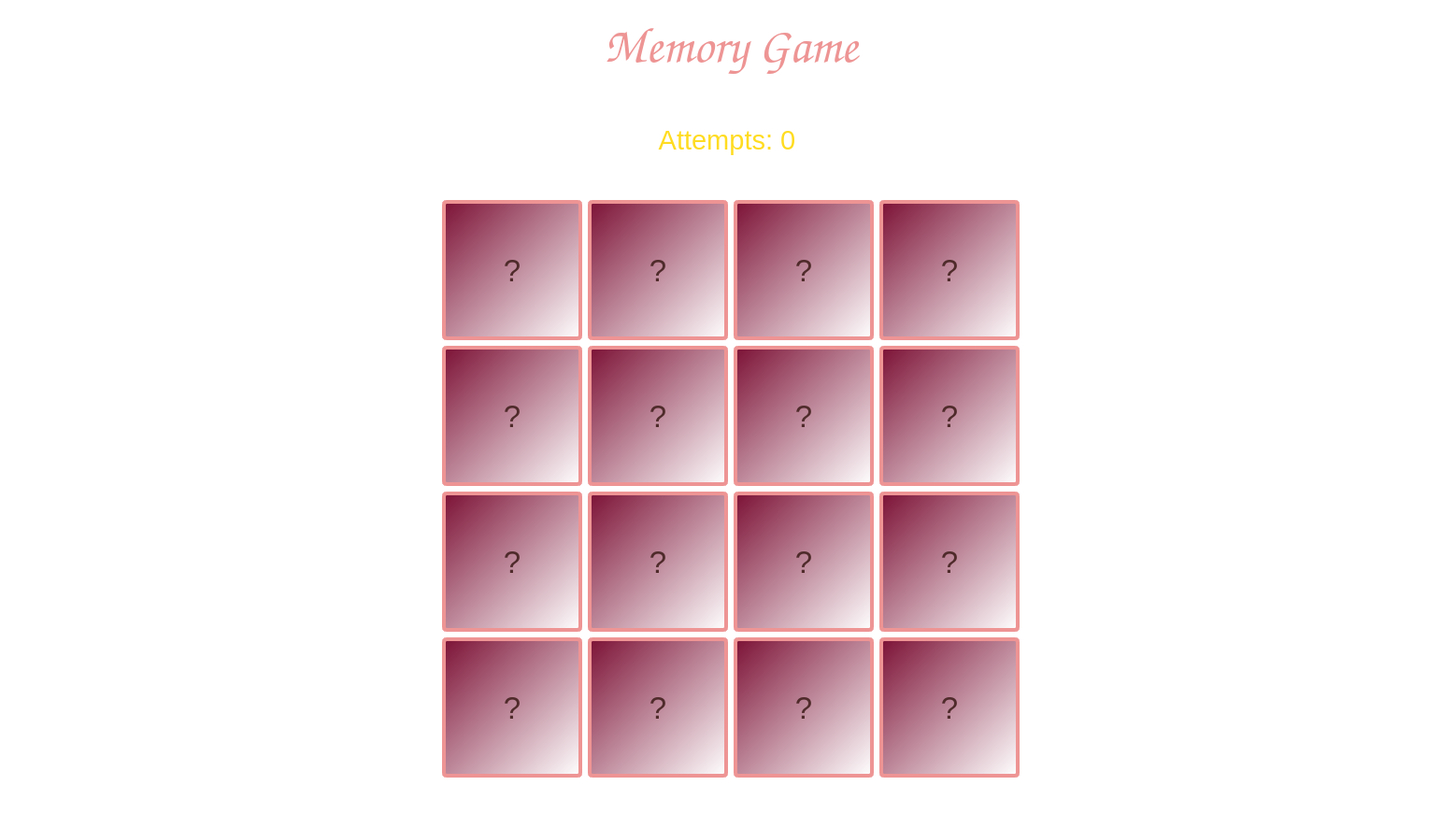
<?xml version="1.0" encoding="UTF-8"?>
<ui version="4.0">
 <class>MainWindow</class>
 <widget class="QMainWindow" name="MainWindow">
  <property name="geometry">
   <rect>
    <x>0</x>
    <y>0</y>
    <width>1558</width>
    <height>871</height>
   </rect>
  </property>
  <property name="sizePolicy">
   <sizepolicy hsizetype="Fixed" vsizetype="Fixed">
    <horstretch>0</horstretch>
    <verstretch>0</verstretch>
   </sizepolicy>
  </property>
  <property name="minimumSize">
   <size>
    <width>0</width>
    <height>0</height>
   </size>
  </property>
  <property name="maximumSize">
   <size>
    <width>16777215</width>
    <height>16777215</height>
   </size>
  </property>
  <property name="windowTitle">
   <string>MainWindow</string>
  </property>
  <property name="styleSheet">
   <string notr="true">background-color: rgb(255, 255, 255);</string>
  </property>
  <widget class="QWidget" name="centralwidget">
   <property name="sizePolicy">
    <sizepolicy hsizetype="Preferred" vsizetype="Preferred">
     <horstretch>0</horstretch>
     <verstretch>0</verstretch>
    </sizepolicy>
   </property>
   <widget class="QWidget" name="verticalLayoutWidget">
    <property name="geometry">
     <rect>
      <x>470</x>
      <y>-10</y>
      <width>624</width>
      <height>928</height>
     </rect>
    </property>
    <layout class="QGridLayout" name="gridLayout_2">
     <property name="topMargin">
      <number>0</number>
     </property>
     <property name="bottomMargin">
      <number>0</number>
     </property>
     <item row="0" column="0">
      <spacer name="verticalSpacer_4">
       <property name="orientation">
        <enum>Qt::Vertical</enum>
       </property>
       <property name="sizeType">
        <enum>QSizePolicy::Fixed</enum>
       </property>
       <property name="sizeHint" stdset="0">
        <size>
         <width>20</width>
         <height>20</height>
        </size>
       </property>
      </spacer>
     </item>
     <item row="9" column="0">
      <layout class="QGridLayout" name="gridLayout_3">
       <property name="topMargin">
        <number>0</number>
       </property>
       <property name="bottomMargin">
        <number>0</number>
       </property>
       <item row="0" column="0">
        <widget class="QPushButton" name="pushButton_restart">
         <property name="sizePolicy">
          <sizepolicy hsizetype="Fixed" vsizetype="Fixed">
           <horstretch>0</horstretch>
           <verstretch>0</verstretch>
          </sizepolicy>
         </property>
         <property name="minimumSize">
          <size>
           <width>250</width>
           <height>60</height>
          </size>
         </property>
         <property name="font">
          <font>
           <pointsize>26</pointsize>
          </font>
         </property>
         <property name="cursor">
          <cursorShape>OpenHandCursor</cursorShape>
         </property>
         <property name="styleSheet">
          <string notr="true">border: 4px solid;
border-radius: 5px;
background-color: qlineargradient(spread:pad, x1:0, y1:0, x2:1, y2:1, stop:0 rgba(124, 17, 53, 255), stop:1 rgba(255, 255, 255, 255));
color: rgb(79, 43, 43);
border-color: rgb(238, 148, 148);
</string>
         </property>
         <property name="text">
          <string>RESTART </string>
         </property>
         <property name="iconSize">
          <size>
           <width>80</width>
           <height>80</height>
          </size>
         </property>
        </widget>
       </item>
      </layout>
     </item>
     <item row="4" column="0">
      <widget class="QLabel" name="label_2">
       <property name="font">
        <font>
         <pointsize>22</pointsize>
        </font>
       </property>
       <property name="styleSheet">
        <string notr="true">color: rgb(255, 220, 33);</string>
       </property>
       <property name="text">
        <string>Attempts: 0 </string>
       </property>
       <property name="alignment">
        <set>Qt::AlignCenter</set>
       </property>
      </widget>
     </item>
     <item row="2" column="0">
      <spacer name="verticalSpacer_3">
       <property name="orientation">
        <enum>Qt::Vertical</enum>
       </property>
       <property name="sizeType">
        <enum>QSizePolicy::Fixed</enum>
       </property>
       <property name="sizeHint" stdset="0">
        <size>
         <width>20</width>
         <height>20</height>
        </size>
       </property>
      </spacer>
     </item>
     <item row="1" column="0">
      <widget class="QLabel" name="label">
       <property name="font">
        <font>
         <family>Z003</family>
         <pointsize>40</pointsize>
         <italic>true</italic>
         <bold>true</bold>
        </font>
       </property>
       <property name="styleSheet">
        <string notr="true">color: rgb(238, 148, 148)</string>
       </property>
       <property name="text">
        <string>Memory Game</string>
       </property>
       <property name="alignment">
        <set>Qt::AlignCenter</set>
       </property>
      </widget>
     </item>
     <item row="6" column="0">
      <spacer name="verticalSpacer_2">
       <property name="orientation">
        <enum>Qt::Vertical</enum>
       </property>
       <property name="sizeType">
        <enum>QSizePolicy::Fixed</enum>
       </property>
       <property name="sizeHint" stdset="0">
        <size>
         <width>20</width>
         <height>20</height>
        </size>
       </property>
      </spacer>
     </item>
     <item row="7" column="0">
      <layout class="QVBoxLayout" name="verticalLayout_2">
       <item>
        <layout class="QGridLayout" name="gridLayout">
         <property name="spacing">
          <number>6</number>
         </property>
         <item row="0" column="3">
          <widget class="QPushButton" name="pushButton_1">
           <property name="sizePolicy">
            <sizepolicy hsizetype="Fixed" vsizetype="Fixed">
             <horstretch>0</horstretch>
             <verstretch>0</verstretch>
            </sizepolicy>
           </property>
           <property name="minimumSize">
            <size>
             <width>150</width>
             <height>150</height>
            </size>
           </property>
           <property name="font">
            <font>
             <pointsize>25</pointsize>
            </font>
           </property>
           <property name="cursor">
            <cursorShape>OpenHandCursor</cursorShape>
           </property>
           <property name="styleSheet">
            <string notr="true">border: 4px solid;
border-radius: 5px;
background-color: qlineargradient(spread:pad, x1:0, y1:0, x2:1, y2:1, stop:0 rgba(124, 17, 53, 255), stop:1 rgba(255, 255, 255, 255));
color: rgb(79, 43, 43);
border-color: rgb(238, 148, 148);
</string>
           </property>
           <property name="text">
            <string>?</string>
           </property>
          </widget>
         </item>
         <item row="1" column="3">
          <widget class="QPushButton" name="pushButton_5">
           <property name="sizePolicy">
            <sizepolicy hsizetype="Fixed" vsizetype="Fixed">
             <horstretch>0</horstretch>
             <verstretch>0</verstretch>
            </sizepolicy>
           </property>
           <property name="minimumSize">
            <size>
             <width>150</width>
             <height>150</height>
            </size>
           </property>
           <property name="font">
            <font>
             <pointsize>25</pointsize>
            </font>
           </property>
           <property name="cursor">
            <cursorShape>OpenHandCursor</cursorShape>
           </property>
           <property name="styleSheet">
            <string notr="true">border: 4px solid;
border-radius: 5px;
background-color: qlineargradient(spread:pad, x1:0, y1:0, x2:1, y2:1, stop:0 rgba(124, 17, 53, 255), stop:1 rgba(255, 255, 255, 255));
color: rgb(79, 43, 43);
border-color: rgb(238, 148, 148);


</string>
           </property>
           <property name="text">
            <string>?</string>
           </property>
          </widget>
         </item>
         <item row="0" column="0">
          <widget class="QPushButton" name="pushButton_4">
           <property name="sizePolicy">
            <sizepolicy hsizetype="Fixed" vsizetype="Fixed">
             <horstretch>0</horstretch>
             <verstretch>0</verstretch>
            </sizepolicy>
           </property>
           <property name="minimumSize">
            <size>
             <width>150</width>
             <height>150</height>
            </size>
           </property>
           <property name="font">
            <font>
             <pointsize>25</pointsize>
            </font>
           </property>
           <property name="cursor">
            <cursorShape>OpenHandCursor</cursorShape>
           </property>
           <property name="styleSheet">
            <string notr="true">border: 4px solid;
border-radius: 5px;
background-color: qlineargradient(spread:pad, x1:0, y1:0, x2:1, y2:1, stop:0 rgba(124, 17, 53, 255), stop:1 rgba(255, 255, 255, 255));
color: rgb(79, 43, 43);
border-color: rgb(238, 148, 148);
</string>
           </property>
           <property name="text">
            <string>?</string>
           </property>
          </widget>
         </item>
         <item row="0" column="2">
          <widget class="QPushButton" name="pushButton_2">
           <property name="sizePolicy">
            <sizepolicy hsizetype="Fixed" vsizetype="Fixed">
             <horstretch>0</horstretch>
             <verstretch>0</verstretch>
            </sizepolicy>
           </property>
           <property name="minimumSize">
            <size>
             <width>150</width>
             <height>150</height>
            </size>
           </property>
           <property name="font">
            <font>
             <pointsize>25</pointsize>
            </font>
           </property>
           <property name="cursor">
            <cursorShape>OpenHandCursor</cursorShape>
           </property>
           <property name="styleSheet">
            <string notr="true">border: 4px solid;
border-radius: 5px;
background-color: qlineargradient(spread:pad, x1:0, y1:0, x2:1, y2:1, stop:0 rgba(124, 17, 53, 255), stop:1 rgba(255, 255, 255, 255));
color: rgb(79, 43, 43);
border-color: rgb(238, 148, 148);

</string>
           </property>
           <property name="text">
            <string>?</string>
           </property>
          </widget>
         </item>
         <item row="2" column="3">
          <widget class="QPushButton" name="pushButton_9">
           <property name="sizePolicy">
            <sizepolicy hsizetype="Fixed" vsizetype="Fixed">
             <horstretch>0</horstretch>
             <verstretch>0</verstretch>
            </sizepolicy>
           </property>
           <property name="minimumSize">
            <size>
             <width>150</width>
             <height>150</height>
            </size>
           </property>
           <property name="font">
            <font>
             <pointsize>25</pointsize>
            </font>
           </property>
           <property name="cursor">
            <cursorShape>OpenHandCursor</cursorShape>
           </property>
           <property name="styleSheet">
            <string notr="true">border: 4px solid;
border-radius: 5px;
background-color: qlineargradient(spread:pad, x1:0, y1:0, x2:1, y2:1, stop:0 rgba(124, 17, 53, 255), stop:1 rgba(255, 255, 255, 255));
color: rgb(79, 43, 43);
border-color: rgb(238, 148, 148);
</string>
           </property>
           <property name="text">
            <string>?</string>
           </property>
          </widget>
         </item>
         <item row="3" column="0">
          <widget class="QPushButton" name="pushButton_16">
           <property name="sizePolicy">
            <sizepolicy hsizetype="Fixed" vsizetype="Fixed">
             <horstretch>0</horstretch>
             <verstretch>0</verstretch>
            </sizepolicy>
           </property>
           <property name="minimumSize">
            <size>
             <width>150</width>
             <height>150</height>
            </size>
           </property>
           <property name="font">
            <font>
             <pointsize>25</pointsize>
            </font>
           </property>
           <property name="cursor">
            <cursorShape>OpenHandCursor</cursorShape>
           </property>
           <property name="styleSheet">
            <string notr="true">border: 4px solid;
border-radius: 5px;
background-color: qlineargradient(spread:pad, x1:0, y1:0, x2:1, y2:1, stop:0 rgba(124, 17, 53, 255), stop:1 rgba(255, 255, 255, 255));
color: rgb(79, 43, 43);
border-color: rgb(238, 148, 148);

</string>
           </property>
           <property name="text">
            <string>?</string>
           </property>
          </widget>
         </item>
         <item row="3" column="3">
          <widget class="QPushButton" name="pushButton_13">
           <property name="sizePolicy">
            <sizepolicy hsizetype="Fixed" vsizetype="Fixed">
             <horstretch>0</horstretch>
             <verstretch>0</verstretch>
            </sizepolicy>
           </property>
           <property name="minimumSize">
            <size>
             <width>150</width>
             <height>150</height>
            </size>
           </property>
           <property name="maximumSize">
            <size>
             <width>16777215</width>
             <height>16777215</height>
            </size>
           </property>
           <property name="font">
            <font>
             <pointsize>25</pointsize>
            </font>
           </property>
           <property name="cursor">
            <cursorShape>OpenHandCursor</cursorShape>
           </property>
           <property name="styleSheet">
            <string notr="true">border: 4px solid;
border-radius: 5px;
background-color: qlineargradient(spread:pad, x1:0, y1:0, x2:1, y2:1, stop:0 rgba(124, 17, 53, 255), stop:1 rgba(255, 255, 255, 255));
color: rgb(79, 43, 43);
border-color: rgb(238, 148, 148);
</string>
           </property>
           <property name="text">
            <string>?</string>
           </property>
          </widget>
         </item>
         <item row="0" column="1">
          <widget class="QPushButton" name="pushButton_3">
           <property name="sizePolicy">
            <sizepolicy hsizetype="Fixed" vsizetype="Fixed">
             <horstretch>0</horstretch>
             <verstretch>0</verstretch>
            </sizepolicy>
           </property>
           <property name="minimumSize">
            <size>
             <width>150</width>
             <height>150</height>
            </size>
           </property>
           <property name="font">
            <font>
             <pointsize>25</pointsize>
            </font>
           </property>
           <property name="cursor">
            <cursorShape>OpenHandCursor</cursorShape>
           </property>
           <property name="styleSheet">
            <string notr="true">border: 4px solid;
border-radius: 5px;
background-color: qlineargradient(spread:pad, x1:0, y1:0, x2:1, y2:1, stop:0 rgba(124, 17, 53, 255), stop:1 rgba(255, 255, 255, 255));
color: rgb(79, 43, 43);
border-color: rgb(238, 148, 148);
</string>
           </property>
           <property name="text">
            <string>?</string>
           </property>
          </widget>
         </item>
         <item row="2" column="0">
          <widget class="QPushButton" name="pushButton_12">
           <property name="sizePolicy">
            <sizepolicy hsizetype="Fixed" vsizetype="Fixed">
             <horstretch>0</horstretch>
             <verstretch>0</verstretch>
            </sizepolicy>
           </property>
           <property name="minimumSize">
            <size>
             <width>150</width>
             <height>150</height>
            </size>
           </property>
           <property name="font">
            <font>
             <pointsize>25</pointsize>
            </font>
           </property>
           <property name="cursor">
            <cursorShape>OpenHandCursor</cursorShape>
           </property>
           <property name="styleSheet">
            <string notr="true">border: 4px solid;
border-radius: 5px;
background-color: qlineargradient(spread:pad, x1:0, y1:0, x2:1, y2:1, stop:0 rgba(124, 17, 53, 255), stop:1 rgba(255, 255, 255, 255));
color: rgb(79, 43, 43);
border-color: rgb(238, 148, 148);
</string>
           </property>
           <property name="text">
            <string>?</string>
           </property>
          </widget>
         </item>
         <item row="1" column="2">
          <widget class="QPushButton" name="pushButton_6">
           <property name="sizePolicy">
            <sizepolicy hsizetype="Fixed" vsizetype="Fixed">
             <horstretch>0</horstretch>
             <verstretch>0</verstretch>
            </sizepolicy>
           </property>
           <property name="minimumSize">
            <size>
             <width>150</width>
             <height>150</height>
            </size>
           </property>
           <property name="font">
            <font>
             <pointsize>25</pointsize>
            </font>
           </property>
           <property name="cursor">
            <cursorShape>OpenHandCursor</cursorShape>
           </property>
           <property name="styleSheet">
            <string notr="true">border: 4px solid;
border-radius: 5px;
background-color: qlineargradient(spread:pad, x1:0, y1:0, x2:1, y2:1, stop:0 rgba(124, 17, 53, 255), stop:1 rgba(255, 255, 255, 255));
color: rgb(79, 43, 43);
border-color: rgb(238, 148, 148);

</string>
           </property>
           <property name="text">
            <string>?</string>
           </property>
          </widget>
         </item>
         <item row="3" column="1">
          <widget class="QPushButton" name="pushButton_15">
           <property name="sizePolicy">
            <sizepolicy hsizetype="Fixed" vsizetype="Fixed">
             <horstretch>0</horstretch>
             <verstretch>0</verstretch>
            </sizepolicy>
           </property>
           <property name="minimumSize">
            <size>
             <width>150</width>
             <height>150</height>
            </size>
           </property>
           <property name="font">
            <font>
             <pointsize>25</pointsize>
            </font>
           </property>
           <property name="cursor">
            <cursorShape>OpenHandCursor</cursorShape>
           </property>
           <property name="styleSheet">
            <string notr="true">border: 4px solid;
border-radius: 5px;
background-color: qlineargradient(spread:pad, x1:0, y1:0, x2:1, y2:1, stop:0 rgba(124, 17, 53, 255), stop:1 rgba(255, 255, 255, 255));
color: rgb(79, 43, 43);
border-color: rgb(238, 148, 148);

</string>
           </property>
           <property name="text">
            <string>?</string>
           </property>
          </widget>
         </item>
         <item row="1" column="1">
          <widget class="QPushButton" name="pushButton_7">
           <property name="sizePolicy">
            <sizepolicy hsizetype="Fixed" vsizetype="Fixed">
             <horstretch>0</horstretch>
             <verstretch>0</verstretch>
            </sizepolicy>
           </property>
           <property name="minimumSize">
            <size>
             <width>150</width>
             <height>150</height>
            </size>
           </property>
           <property name="font">
            <font>
             <pointsize>25</pointsize>
            </font>
           </property>
           <property name="cursor">
            <cursorShape>OpenHandCursor</cursorShape>
           </property>
           <property name="styleSheet">
            <string notr="true">border: 4px solid;
border-radius: 5px;
background-color: qlineargradient(spread:pad, x1:0, y1:0, x2:1, y2:1, stop:0 rgba(124, 17, 53, 255), stop:1 rgba(255, 255, 255, 255));
color: rgb(79, 43, 43);
border-color: rgb(238, 148, 148);
</string>
           </property>
           <property name="text">
            <string>?</string>
           </property>
          </widget>
         </item>
         <item row="2" column="1">
          <widget class="QPushButton" name="pushButton_11">
           <property name="sizePolicy">
            <sizepolicy hsizetype="Fixed" vsizetype="Fixed">
             <horstretch>0</horstretch>
             <verstretch>0</verstretch>
            </sizepolicy>
           </property>
           <property name="minimumSize">
            <size>
             <width>150</width>
             <height>150</height>
            </size>
           </property>
           <property name="font">
            <font>
             <pointsize>25</pointsize>
            </font>
           </property>
           <property name="cursor">
            <cursorShape>OpenHandCursor</cursorShape>
           </property>
           <property name="styleSheet">
            <string notr="true">border: 4px solid;
border-radius: 5px;
background-color: qlineargradient(spread:pad, x1:0, y1:0, x2:1, y2:1, stop:0 rgba(124, 17, 53, 255), stop:1 rgba(255, 255, 255, 255));
color: rgb(79, 43, 43);
border-color: rgb(238, 148, 148);
</string>
           </property>
           <property name="text">
            <string>?</string>
           </property>
          </widget>
         </item>
         <item row="1" column="0">
          <widget class="QPushButton" name="pushButton_8">
           <property name="sizePolicy">
            <sizepolicy hsizetype="Fixed" vsizetype="Fixed">
             <horstretch>0</horstretch>
             <verstretch>0</verstretch>
            </sizepolicy>
           </property>
           <property name="minimumSize">
            <size>
             <width>150</width>
             <height>150</height>
            </size>
           </property>
           <property name="font">
            <font>
             <pointsize>25</pointsize>
            </font>
           </property>
           <property name="cursor">
            <cursorShape>OpenHandCursor</cursorShape>
           </property>
           <property name="styleSheet">
            <string notr="true">border: 4px solid;
border-radius: 5px;
background-color: qlineargradient(spread:pad, x1:0, y1:0, x2:1, y2:1, stop:0 rgba(124, 17, 53, 255), stop:1 rgba(255, 255, 255, 255));
color: rgb(79, 43, 43);
border-color: rgb(238, 148, 148);
</string>
           </property>
           <property name="text">
            <string>?</string>
           </property>
          </widget>
         </item>
         <item row="2" column="2">
          <widget class="QPushButton" name="pushButton_10">
           <property name="sizePolicy">
            <sizepolicy hsizetype="Fixed" vsizetype="Fixed">
             <horstretch>0</horstretch>
             <verstretch>0</verstretch>
            </sizepolicy>
           </property>
           <property name="minimumSize">
            <size>
             <width>150</width>
             <height>150</height>
            </size>
           </property>
           <property name="font">
            <font>
             <pointsize>25</pointsize>
            </font>
           </property>
           <property name="cursor">
            <cursorShape>OpenHandCursor</cursorShape>
           </property>
           <property name="styleSheet">
            <string notr="true">border: 4px solid;
border-radius: 5px;
background-color: qlineargradient(spread:pad, x1:0, y1:0, x2:1, y2:1, stop:0 rgba(124, 17, 53, 255), stop:1 rgba(255, 255, 255, 255));
color: rgb(79, 43, 43);
border-color: rgb(238, 148, 148);
</string>
           </property>
           <property name="text">
            <string>?</string>
           </property>
          </widget>
         </item>
         <item row="3" column="2">
          <widget class="QPushButton" name="pushButton_14">
           <property name="sizePolicy">
            <sizepolicy hsizetype="Fixed" vsizetype="Fixed">
             <horstretch>0</horstretch>
             <verstretch>0</verstretch>
            </sizepolicy>
           </property>
           <property name="minimumSize">
            <size>
             <width>150</width>
             <height>150</height>
            </size>
           </property>
           <property name="font">
            <font>
             <pointsize>25</pointsize>
            </font>
           </property>
           <property name="cursor">
            <cursorShape>OpenHandCursor</cursorShape>
           </property>
           <property name="styleSheet">
            <string notr="true">border: 4px solid;
border-radius: 5px;
background-color: qlineargradient(spread:pad, x1:0, y1:0, x2:1, y2:1, stop:0 rgba(124, 17, 53, 255), stop:1 rgba(255, 255, 255, 255));
color: rgb(79, 43, 43);
border-color: rgb(238, 148, 148);
</string>
           </property>
           <property name="text">
            <string>?</string>
           </property>
          </widget>
         </item>
        </layout>
       </item>
      </layout>
     </item>
     <item row="8" column="0">
      <spacer name="verticalSpacer">
       <property name="orientation">
        <enum>Qt::Vertical</enum>
       </property>
       <property name="sizeType">
        <enum>QSizePolicy::Fixed</enum>
       </property>
       <property name="sizeHint" stdset="0">
        <size>
         <width>20</width>
         <height>20</height>
        </size>
       </property>
      </spacer>
     </item>
    </layout>
   </widget>
  </widget>
  <widget class="QMenuBar" name="menubar">
   <property name="geometry">
    <rect>
     <x>0</x>
     <y>0</y>
     <width>1558</width>
     <height>22</height>
    </rect>
   </property>
  </widget>
  <widget class="QStatusBar" name="statusbar"/>
 </widget>
 <resources/>
 <connections/>
</ui>
